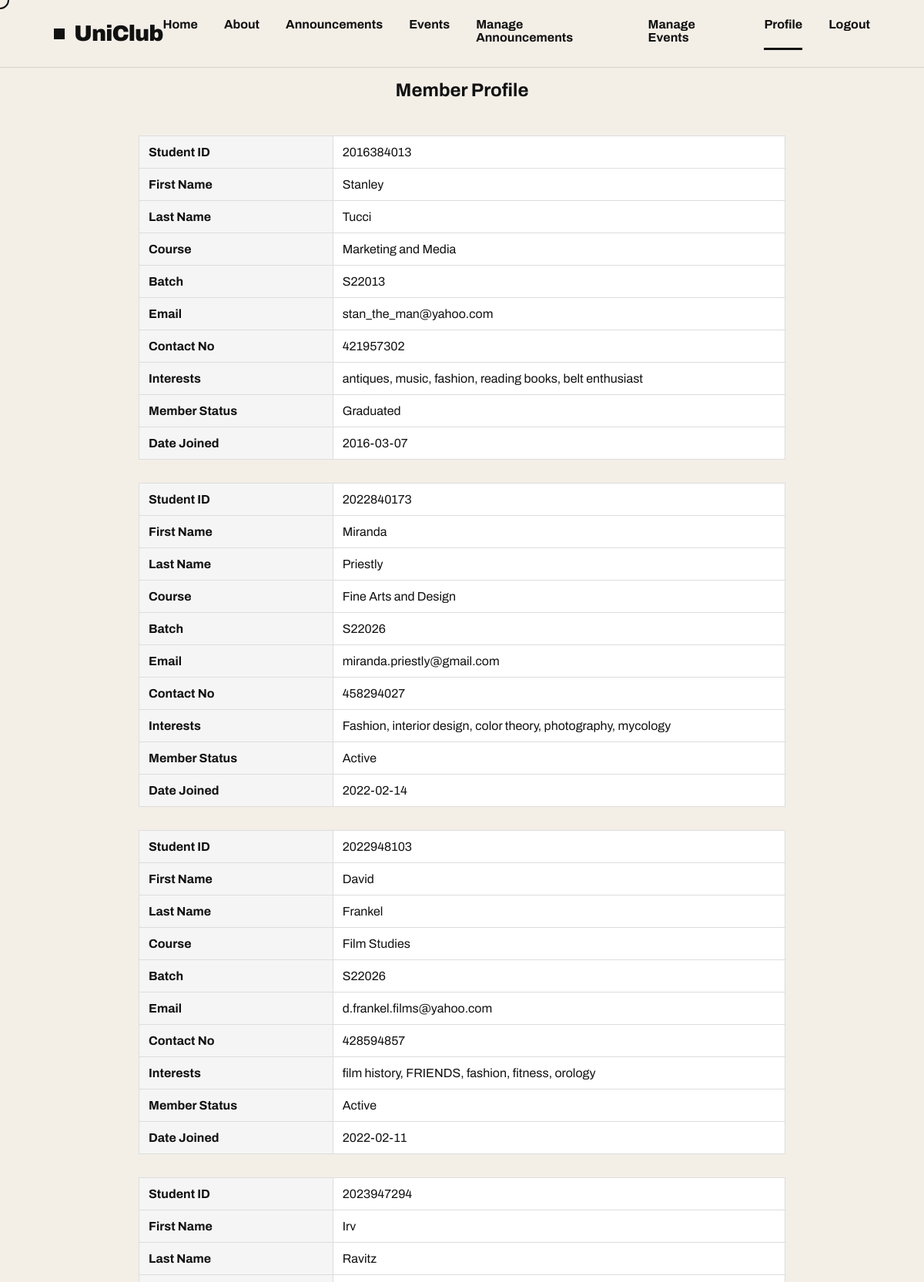
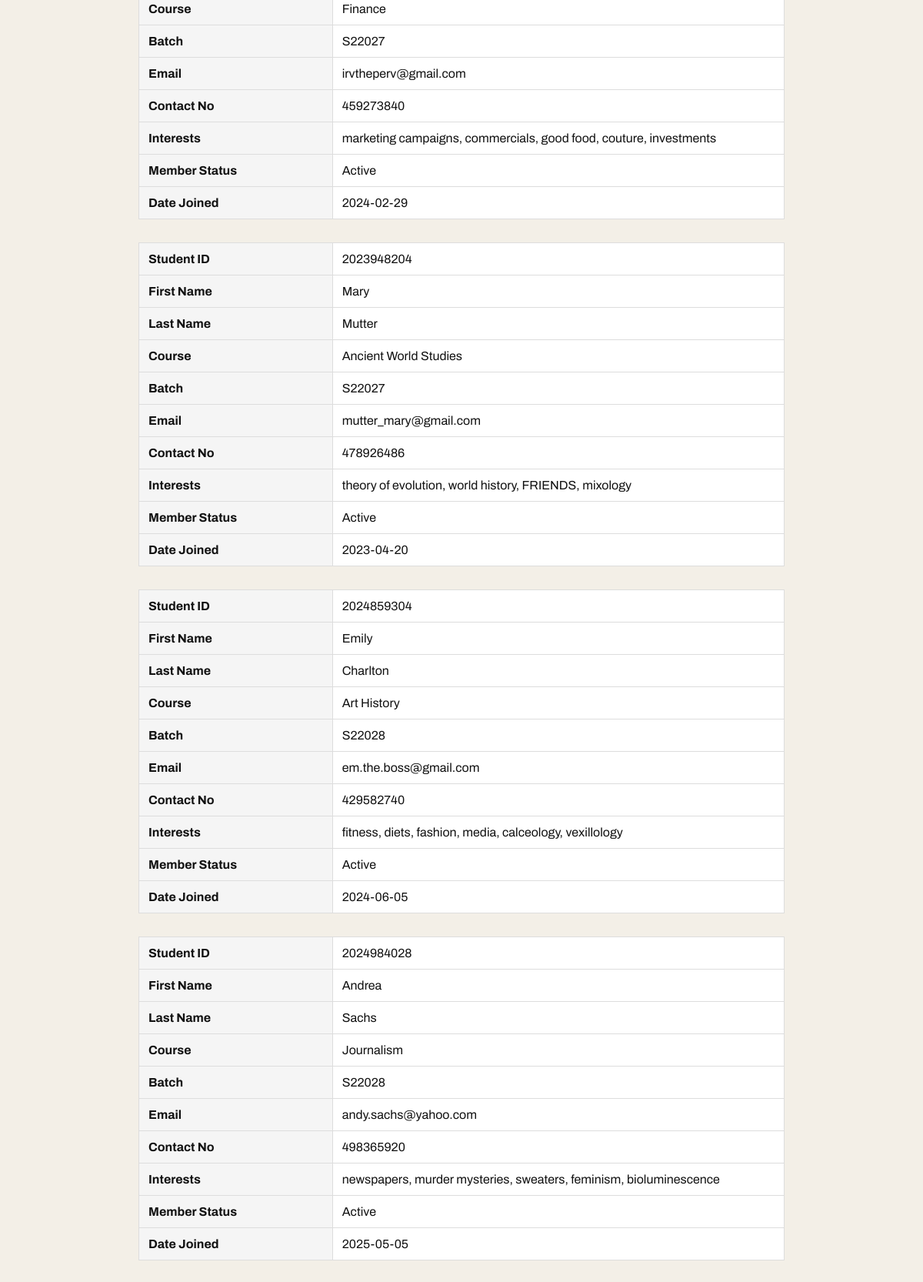
/phpfiles/profile.php (signed in, upper part), run on the app's committed database (2 pictures, top to bottom).
### tables this page shows
CREATE TABLE `member` (
  `student_id` int(12) NOT NULL,
  `password` varchar(255) NOT NULL,
  `role` enum('Admin','Member') NOT NULL DEFAULT 'Member',
  `first_name` text NOT NULL,
  `last_name` text NOT NULL,
  `course` text NOT NULL,
  `batch` varchar(6) NOT NULL,
  `email` varchar(50) NOT NULL,
  `contact_no` int(12) NOT NULL,
  `interests` varchar(250) NOT NULL,
  `member_status` enum('New','Active','Inactive','Graduated') NOT NULL DEFAULT 'New',
  `date_joined` date NOT NULL
);

### phpfiles/profile.php (the view, shortened to what this page needs)
<?php
require_once 'layout.php';
?>
<!DOCTYPE html>
<html lang="en">
<head>
  <link rel="stylesheet" href="../css/style.css">
</head>
<body>
<main>
<section class="profile">
<h2>Member Profile</h2>
<?php
require 'db.php';
$sql = "SELECT student_id,
               first_name,
               last_name,
               course,
               batch,
               email,
               contact_no,
               interests,
               member_status,
               date_joined
        FROM member";
$result = $conn->query($sql);
?>
<?php
if ($result && $result->num_rows > 0) {
    while ($row = $result->fetch_assoc()) {
?>
<table class="member-table">
    <tr>
        <th>Student ID</th>
        <td><?= htmlspecialchars($row['student_id']) ?></td>
    </tr>
    <tr>
        <th>First Name</th>
        <td><?= htmlspecialchars($row['first_name']) ?></td>
    </tr>
    <tr>
        <th>Last Name</th>
        <td><?= htmlspecialchars($row['last_name']) ?></td>
    </tr>
    <tr>
        <th>Course</th>
        <td><?= htmlspecialchars($row['course']) ?></td>
    </tr>
    <tr>
        <th>Batch</th>
        <td><?= htmlspecialchars($row['batch']) ?></td>
    </tr>
    <tr>
        <th>Email</th>
        <td><?= htmlspecialchars($row['email']) ?></td>
    </tr>
    <tr>
        <th>Contact No</th>
        <td><?= htmlspecialchars($row['contact_no']) ?></td>
    </tr>
    <tr>
        <th>Interests</th>
        <td><?= htmlspecialchars($row['interests']) ?></td>
    </tr>
    <tr>
        <th>Member Status</th>
        <td><?= htmlspecialchars($row['member_status']) ?></td>
    </tr>
    <tr>
        <th>Date Joined</th>
        <td><?= htmlspecialchars($row['date_joined']) ?></td>
    </tr>
</table>
<?php
    }
} else {
    echo "<p>No members found.</p>";
}
?>
</section>
</main>
</body>
</html>

### css/style.css (style rules this page uses)
* { margin:0; padding:0; box-sizing:border-box; }
main { display: flex; flex-direction: column; flex: 1; }
html { scroll-behavior:smooth; }
body { font-family:'Archivo', sans-serif; background:#f3efe7; color:#111; overflow-x:hidden; cursor:auto; padding-bottom: 120px; }
.profile h2 { text-align:center; padding:16px; }
.member-table { width: 70%; margin: 30px auto; border-collapse: collapse; background-color: white; }
.member-table th, .member-table td { border: 1px solid #ddd; padding: 12px; text-align: left; }
.member-table th { background-color: #f5f5f5; width: 30%; font-weight: bold; }

### data on the page
member: student_id "2016384013", first_name "Stanley", last_name "Tucci", course "Marketing and Media", batch "S22013", email "stan_the_man@yahoo.com", contact_no "421957302", interests "antiques, music, fashion, reading books, belt enthusiast", member_status "Graduated", date_joined "2016-03-07"
member: student_id "2022840173", first_name "Miranda", last_name "Priestly", course "Fine Arts and Design", batch "S22026", email "miranda.priestly@gmail.com", contact_no "458294027", interests "Fashion, interior design, color theory, photography, mycology", member_status "Active", date_joined "2022-02-14"
member: student_id "2022948103", first_name "David", last_name "Frankel", course "Film Studies", batch "S22026", email "d.frankel.films@yahoo.com", contact_no "428594857", interests "film history, FRIENDS, fashion, fitness, orology", member_status "Active", date_joined "2022-02-11"
member: student_id "2023947294", first_name "Irv", last_name "Ravitz", course "Finance", batch "S22027", email "irvtheperv@gmail.com", contact_no "459273840", interests "marketing campaigns, commercials, good food, couture, investments", member_status "Active", date_joined "2024-02-29"
member: student_id "2023948204", first_name "Mary", last_name "Mutter", course "Ancient World Studies", batch "S22027", email "mutter_mary@gmail.com", contact_no "478926486", interests "theory of evolution, world history, FRIENDS, mixology", member_status "Active", date_joined "2023-04-20"
member: student_id "2024859304", first_name "Emily", last_name "Charlton", course "Art History", batch "S22028", email "em.the.boss@gmail.com", contact_no "429582740", interests "fitness, diets, fashion, media, calceology, vexillology", member_status "Active", date_joined "2024-06-05"
member: student_id "2024984028", first_name "Andrea", last_name "Sachs", course "Journalism", batch "S22028", email "andy.sachs@yahoo.com", contact_no "498365920", interests "newspapers, murder mysteries, sweaters, feminism, bioluminescence", member_status "Active", date_joined "2025-05-05"
